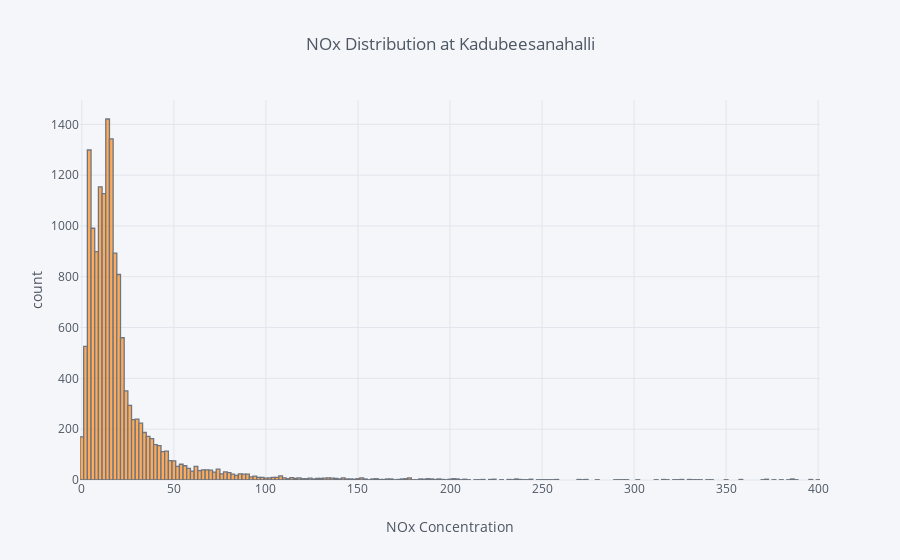

This figure's notebook cell:
### Code cell
k['KNOx'].iplot(kind='hist', xTitle='NOx Concentration',
                  yTitle='count', title='NOx Distribution at Kadubeesanahalli')

### Figure 1 — Plotly figure (JSON) as saved in the notebook; plotly's stock layout.template omitted (floating-point values rounded to 4 significant figures; data arrays with more than 128 entries replaced by an {"elided": "..."} marker saying what was removed)
{"data": [{"histfunc": "count", "histnorm": "", "marker": {"color": "rgba(255, 153, 51, 1.0)", "line": {"color": "#4D5663", "width": 1.3}}, "name": "KNOx", "opacity": 0.8, "orientation": "v", "type": "histogram", "uid": "25b256dd-2bf2-4fad-a95a-706317d0aab5", "x": {"elided": "14841 float values"}}], "layout": {"barmode": "overlay", "legend": {"bgcolor": "#F5F6F9", "font": {"color": "#4D5663"}}, "paper_bgcolor": "#F5F6F9", "plot_bgcolor": "#F5F6F9", "title": {"font": {"color": "#4D5663"}, "text": "NOx Distribution at Kadubeesanahalli"}, "xaxis": {"gridcolor": "#E1E5ED", "showgrid": true, "tickfont": {"color": "#4D5663"}, "title": {"font": {"color": "#4D5663"}, "text": "NOx Concentration"}, "zerolinecolor": "#E1E5ED"}, "yaxis": {"gridcolor": "#E1E5ED", "showgrid": true, "tickfont": {"color": "#4D5663"}, "title": {"font": {"color": "#4D5663"}, "text": "count"}, "zerolinecolor": "#E1E5ED"}}}
